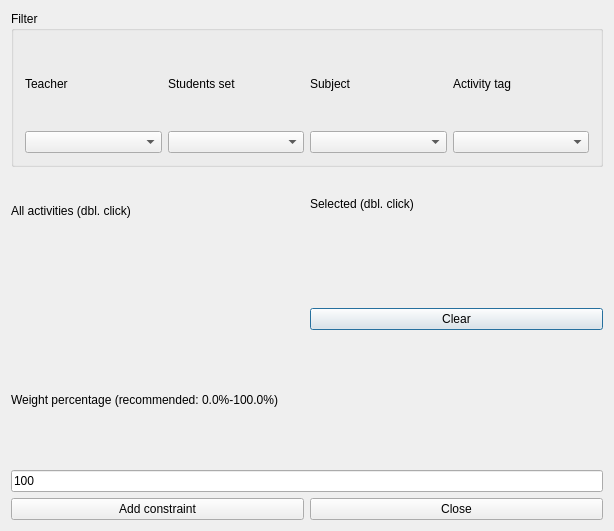
<?xml version="1.0" encoding="UTF-8"?>
<ui version="4.0">
 <class>AddConstraintActivitiesSameStartingHourForm_template</class>
 <widget class="QDialog" name="AddConstraintActivitiesSameStartingHourForm_template">
  <property name="geometry">
   <rect>
    <x>0</x>
    <y>0</y>
    <width>614</width>
    <height>531</height>
   </rect>
  </property>
  <property name="windowTitle">
   <string extracomment="This is the title of the dialog to add a new constraint of this type">Add activities same starting hour</string>
  </property>
  <layout class="QGridLayout" name="gridLayout">
   <item row="0" column="0" colspan="2">
    <widget class="Q3GroupBox" name="groupBox2">
     <property name="title">
      <string>Filter</string>
     </property>
     <layout class="QGridLayout">
      <item row="0" column="0">
       <layout class="QGridLayout">
        <item row="0" column="3">
         <widget class="QLabel" name="activityTagsTextLabel">
          <property name="text">
           <string>Activity tag</string>
          </property>
          <property name="wordWrap">
           <bool>false</bool>
          </property>
         </widget>
        </item>
        <item row="1" column="1">
         <widget class="QComboBox" name="studentsComboBox"/>
        </item>
        <item row="1" column="3">
         <widget class="QComboBox" name="activityTagsComboBox"/>
        </item>
        <item row="0" column="1">
         <widget class="QLabel" name="studentsTextLabel">
          <property name="text">
           <string>Students set</string>
          </property>
          <property name="wordWrap">
           <bool>false</bool>
          </property>
         </widget>
        </item>
        <item row="1" column="2">
         <widget class="QComboBox" name="subjectsComboBox"/>
        </item>
        <item row="0" column="2">
         <widget class="QLabel" name="subjectsTextLabel">
          <property name="text">
           <string>Subject</string>
          </property>
          <property name="wordWrap">
           <bool>false</bool>
          </property>
         </widget>
        </item>
        <item row="1" column="0">
         <widget class="QComboBox" name="teachersComboBox"/>
        </item>
        <item row="0" column="0">
         <widget class="QLabel" name="teachersTextLabel">
          <property name="text">
           <string>Teacher</string>
          </property>
          <property name="wordWrap">
           <bool>false</bool>
          </property>
         </widget>
        </item>
       </layout>
      </item>
     </layout>
    </widget>
   </item>
   <item row="1" column="0">
    <layout class="QVBoxLayout">
     <item>
      <widget class="QLabel" name="activitiesTextLabel">
       <property name="frameShape">
        <enum>QFrame::NoFrame</enum>
       </property>
       <property name="frameShadow">
        <enum>QFrame::Plain</enum>
       </property>
       <property name="text">
        <string>All activities (dbl. click)</string>
       </property>
       <property name="wordWrap">
        <bool>false</bool>
       </property>
      </widget>
     </item>
     <item>
      <widget class="Q3ListBox" name="activitiesListBox">
       <item>
        <property name="text">
         <string>New Item</string>
        </property>
       </item>
      </widget>
     </item>
    </layout>
   </item>
   <item row="1" column="1">
    <layout class="QVBoxLayout" name="verticalLayout">
     <item>
      <widget class="QLabel" name="selectedActivitiesTextLabel">
       <property name="frameShape">
        <enum>QFrame::NoFrame</enum>
       </property>
       <property name="frameShadow">
        <enum>QFrame::Plain</enum>
       </property>
       <property name="text">
        <string>Selected (dbl. click)</string>
       </property>
       <property name="wordWrap">
        <bool>false</bool>
       </property>
      </widget>
     </item>
     <item>
      <widget class="Q3ListBox" name="selectedActivitiesListBox">
       <item>
        <property name="text">
         <string>New Item</string>
        </property>
       </item>
      </widget>
     </item>
     <item>
      <widget class="QPushButton" name="clearPushButton">
       <property name="text">
        <string>Clear</string>
       </property>
      </widget>
     </item>
    </layout>
   </item>
   <item row="2" column="0" colspan="2">
    <layout class="QVBoxLayout">
     <item>
      <widget class="QLabel" name="weightTextLabel">
       <property name="frameShape">
        <enum>QFrame::NoFrame</enum>
       </property>
       <property name="frameShadow">
        <enum>QFrame::Plain</enum>
       </property>
       <property name="text">
        <string>Weight percentage (recommended: 0.0%-100.0%)</string>
       </property>
       <property name="wordWrap">
        <bool>false</bool>
       </property>
      </widget>
     </item>
     <item>
      <widget class="QLineEdit" name="weightLineEdit">
       <property name="text">
        <string>100</string>
       </property>
      </widget>
     </item>
    </layout>
   </item>
   <item row="3" column="0" colspan="2">
    <layout class="QHBoxLayout">
     <item>
      <widget class="QPushButton" name="addConstraintPushButton">
       <property name="text">
        <string>Add constraint</string>
       </property>
      </widget>
     </item>
     <item>
      <widget class="QPushButton" name="closePushButton">
       <property name="text">
        <string>Close</string>
       </property>
      </widget>
     </item>
    </layout>
   </item>
  </layout>
 </widget>
 <layoutdefault spacing="6" margin="11"/>
 <customwidgets>
  <customwidget>
   <class>Q3GroupBox</class>
   <extends>QGroupBox</extends>
   <header>Qt3Support/Q3GroupBox</header>
   <container>1</container>
  </customwidget>
  <customwidget>
   <class>Q3Frame</class>
   <extends>QFrame</extends>
   <header>Qt3Support/Q3Frame</header>
   <container>1</container>
  </customwidget>
  <customwidget>
   <class>Q3ListBox</class>
   <extends>Q3Frame</extends>
   <header>q3listbox.h</header>
  </customwidget>
 </customwidgets>
 <tabstops>
  <tabstop>teachersComboBox</tabstop>
  <tabstop>studentsComboBox</tabstop>
  <tabstop>subjectsComboBox</tabstop>
  <tabstop>activityTagsComboBox</tabstop>
  <tabstop>activitiesListBox</tabstop>
  <tabstop>selectedActivitiesListBox</tabstop>
  <tabstop>weightLineEdit</tabstop>
  <tabstop>addConstraintPushButton</tabstop>
  <tabstop>closePushButton</tabstop>
  <tabstop>clearPushButton</tabstop>
 </tabstops>
 <resources/>
 <connections/>
</ui>
